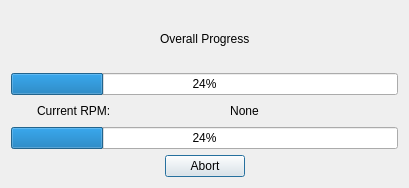
<?xml version="1.0" encoding="UTF-8"?>
<ui version="4.0">
 <class>DownloadProgressDialog</class>
 <widget class="QDialog" name="DownloadProgressDialog">
  <property name="geometry">
   <rect>
    <x>0</x>
    <y>0</y>
    <width>409</width>
    <height>188</height>
   </rect>
  </property>
  <property name="windowTitle">
   <string>Download Progress</string>
  </property>
  <layout class="QVBoxLayout">
   <item>
    <layout class="QVBoxLayout">
     <item>
      <layout class="QHBoxLayout">
       <item>
        <spacer>
         <property name="orientation">
          <enum>Qt::Horizontal</enum>
         </property>
         <property name="sizeHint" stdset="0">
          <size>
           <width>40</width>
           <height>20</height>
          </size>
         </property>
        </spacer>
       </item>
       <item>
        <widget class="QLabel" name="overallProgressLabel">
         <property name="text">
          <string>Overall Progress</string>
         </property>
        </widget>
       </item>
       <item>
        <spacer>
         <property name="orientation">
          <enum>Qt::Horizontal</enum>
         </property>
         <property name="sizeHint" stdset="0">
          <size>
           <width>40</width>
           <height>20</height>
          </size>
         </property>
        </spacer>
       </item>
      </layout>
     </item>
     <item>
      <widget class="QProgressBar" name="overallProgressBar">
       <property name="value">
        <number>24</number>
       </property>
      </widget>
     </item>
    </layout>
   </item>
   <item>
    <layout class="QVBoxLayout">
     <item>
      <layout class="QHBoxLayout">
       <item>
        <spacer>
         <property name="orientation">
          <enum>Qt::Horizontal</enum>
         </property>
         <property name="sizeHint" stdset="0">
          <size>
           <width>40</width>
           <height>20</height>
          </size>
         </property>
        </spacer>
       </item>
       <item>
        <widget class="QLabel" name="currentRpmLabel">
         <property name="text">
          <string>Current RPM:</string>
         </property>
        </widget>
       </item>
       <item>
        <widget class="QLabel" name="rpmNameLabel">
         <property name="sizePolicy">
          <sizepolicy hsizetype="Fixed" vsizetype="Fixed">
           <horstretch>0</horstretch>
           <verstretch>0</verstretch>
          </sizepolicy>
         </property>
         <property name="minimumSize">
          <size>
           <width>255</width>
           <height>0</height>
          </size>
         </property>
         <property name="maximumSize">
          <size>
           <width>255</width>
           <height>16777215</height>
          </size>
         </property>
         <property name="text">
          <string>None</string>
         </property>
         <property name="alignment">
          <set>Qt::AlignCenter</set>
         </property>
        </widget>
       </item>
       <item>
        <spacer>
         <property name="orientation">
          <enum>Qt::Horizontal</enum>
         </property>
         <property name="sizeHint" stdset="0">
          <size>
           <width>40</width>
           <height>20</height>
          </size>
         </property>
        </spacer>
       </item>
      </layout>
     </item>
     <item>
      <widget class="QProgressBar" name="currentRpmProgressBar">
       <property name="minimumSize">
        <size>
         <width>380</width>
         <height>0</height>
        </size>
       </property>
       <property name="value">
        <number>24</number>
       </property>
      </widget>
     </item>
    </layout>
   </item>
   <item>
    <layout class="QHBoxLayout">
     <item>
      <spacer>
       <property name="orientation">
        <enum>Qt::Horizontal</enum>
       </property>
       <property name="sizeHint" stdset="0">
        <size>
         <width>40</width>
         <height>20</height>
        </size>
       </property>
      </spacer>
     </item>
     <item>
      <widget class="QPushButton" name="abortPushButton">
       <property name="text">
        <string>Abort</string>
       </property>
      </widget>
     </item>
     <item>
      <spacer>
       <property name="orientation">
        <enum>Qt::Horizontal</enum>
       </property>
       <property name="sizeHint" stdset="0">
        <size>
         <width>40</width>
         <height>20</height>
        </size>
       </property>
      </spacer>
     </item>
    </layout>
   </item>
  </layout>
  <zorder></zorder>
 </widget>
 <resources/>
 <connections/>
</ui>
